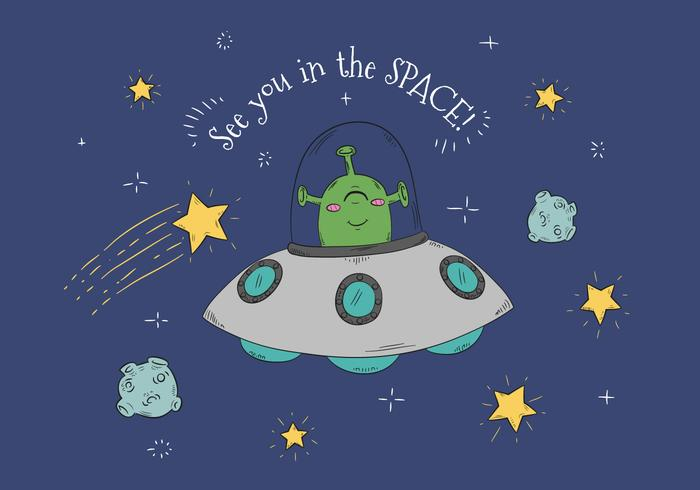
%> input picture wm-images/images/alien.jpg, 700 x 490 px; the run also reads 1 picture not shown here
$ octave test.m   (GNU Octave 9; MATLAB toolbox functions it lacks are replaced by stand-ins)
%> lines starting %> are read from the running program, lines starting %| are printed output that depends on the picture; in (x1, y1, x2, y2) boxes, pixels count from 0 and x2, y2 are one past the last pixel; in counts of white or black regions, pixels touching at a corner belong together; the program's own positions count from 1
### wm-images/src/addWatermark.m
function status = addWatermark(Path_imageSource,Path_watermark)
%> called with Path_imageSource = 'images/alien.jpg', Path_watermark = 'images/bond.jpg'

source=imread(Path_imageSource);
%> source is the input picture: size 490x700x3 uint8; mean R, G, B 71.7, 84.8, 119.8
wm_image=imread(Path_watermark);
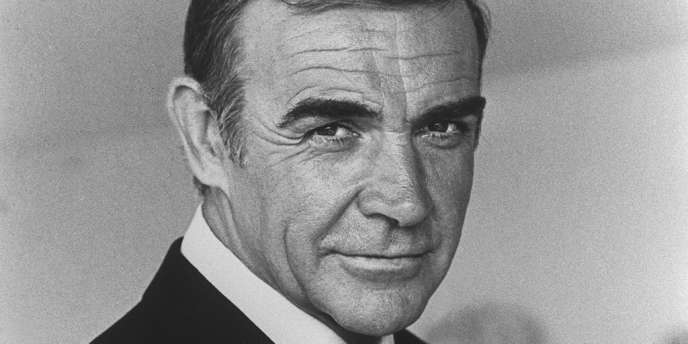
%> input picture wm-images/images/bond.jpg, 688 x 344 px
%> wm_image is the input picture: size 344x688 uint8; min 10, max 236, mean 149.4

% vérification de la taille des l_image
sourceSize = size(source(:,:,1));
%> sourceSize = [490 700]
wmSize = size(wm_image);
%> wmSize = [344 688]
%> call 2 of addWatermark, with Path_imageSource = 'images/alien2.jpg', Path_watermark = 'images/bond2.jpg'
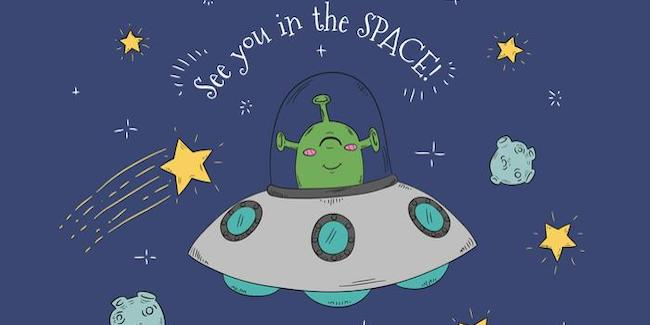
%> input picture wm-images/images/alien2.jpg, 650 x 325 px
%> in addWatermark, source is the input picture: size 325x650x3 uint8; mean R, G, B 75.7, 89, 121.8
%> in addWatermark (call 2), `sourceSize = size(source(:,:,1));`: sourceSize = [325 650]
%> in addWatermark (call 2), `binWm_image=imbinarize(wm_image);`:
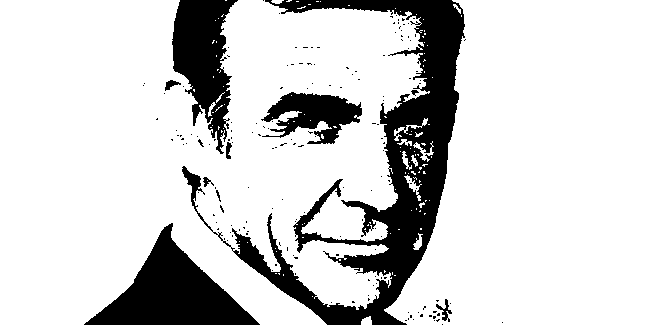
%> binWm_image: size 325x650 logical; 82.2% white; 170 black regions (160 under 20 px), largest, box (x1, y1, x2, y2) and area: (182, 0, 465, 325) 20684, (84, 223, 260, 325) 7666, (172, 0, 238, 154) 5594

if (sourceSize ~= wmSize)
    status = 'Error: the images have to have the same size!';
    return;
end

% conversion de l_image en Binaire
if (size(wm_image,3)==3)
    binWm_image=imbinarize(rgb2gray(wm_image));
else
    binWm_image=imbinarize(wm_image);
end

figure
subplot(1,2,1)
imshow(source); % displaying objective image
title('Source image');
subplot(1,2,2);
imshow(binWm_image) % displaying image to be hidden
title('Watermark image');


r=double(source-mod(source,2)); % suppression des LSB de l_image de base
finalImage=uint8(r+binWm_image); % remplacement des LSB de l_image de base par les bits de l_image à tatouer

% [5 lines of commented-out code are left out]

imwrite(finalImage, 'watermarkedImage.png');

status = 'Image successfully marked!';
end

### wm-images/src/checkIntegrity.m
function status = checkIntegrity(Path_watermarkedImage,Path_OriginalImage)
%> called with Path_watermarkedImage = 'watermarkedImage.png', Path_OriginalImage = 'images/bond2.jpg'

% vérification du watermark de l_image renvoyé par un tiers

watermarkedImage=imread(Path_watermarkedImage);
image_extracted=mod(watermarkedImage,2); % division modulaire image watermarked pour obtenir tous ses LSB


original_wm=imread(Path_OriginalImage);

% vérifie la dimension de l_image avant conversion en binaire

if (size(original_wm,3)==3)
    bin_originalWm=imbinarize(rgb2gray(original_wm)); % conversion watermark pour une comparaison.
else
    bin_originalWm=imbinarize(original_wm); % conversion image tatouee pour une comparaison.
end


% On vérifie que l_image n-a pas été altéré
try

    if image_extracted==bin_originalWm
    status = 'Watermark not altered!';
    return

    else
    status = 'Watermark altered!';
    return

    end
catch error
    status = 'Watermark altered!';
    return;
end
end

### wm-images/src/test.m
clear all; close all; clc;


addWatermark('images/alien.jpg','images/bond.jpg')

addWatermark('images/alien2.jpg','images/bond2.jpg')
checkIntegrity('watermarkedImage.png','images/bond2.jpg')
